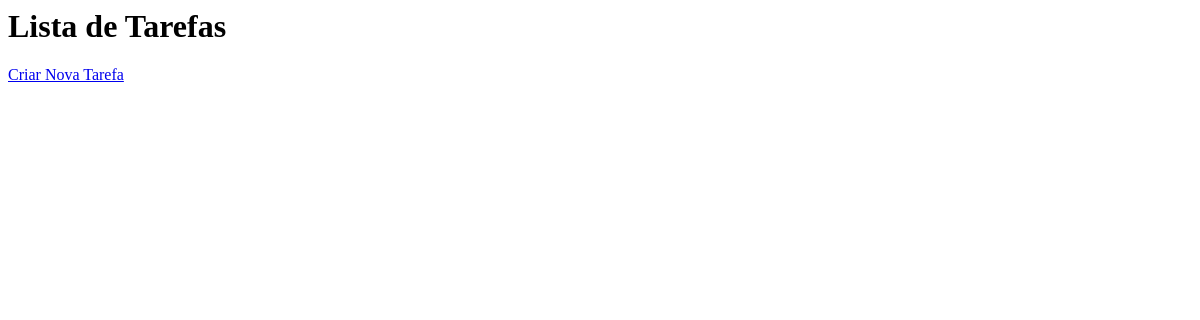
The app's page /, older data.
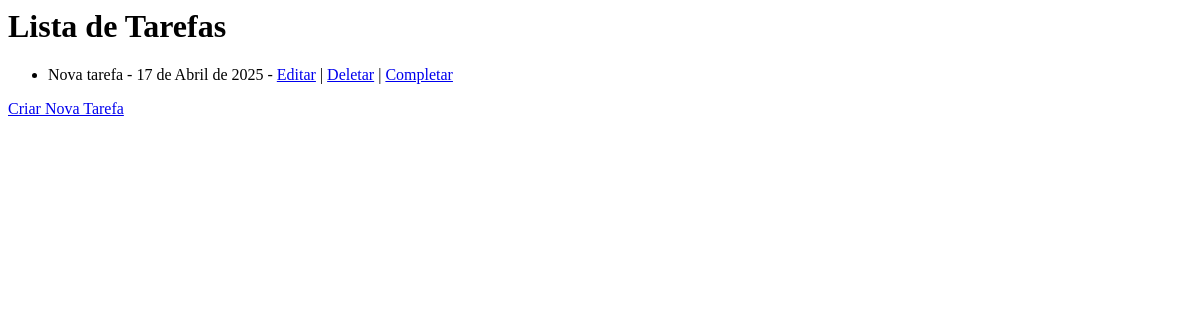
The same page, newer data.
### todos/models.py (models this page shows)
class Todo(models.Model):
	title = models.CharField(max_length=100, null=False, blank=False)
	created_at =models.DateField(auto_now_add=True,null=False,blank=False)
	deadline = models.DateField(null=False, blank=False)
	finished_at = models.DateField(null=True)

### todos/views.py (the view)
# urls.py: path('', TodoListView.as_view(), name='todo_list'),
class TodoListView(ListView):
    model = Todo

### todos/templates/todos/todo_list.html
<h1>Lista de Tarefas</h1>
    <ul>
        {% for todo in todo_list %}
    <li>{{ todo.title }} - {{ todo.deadline }} - <a href="{% url 'todo_update' todo.pk %}">Editar</a> | <a href="{% url 'todo_delete' todo.pk %}">Deletar</a> | <a href="{% url 'todo_complete' todo.pk %}">Completar</a></li>
        {% endfor %}
    </ul>
<a href="{% url 'todo_create' %}">Criar Nova Tarefa</a>

Row changes from the older to the newer data that the page shows:
added Todo: title "Nova tarefa", deadline "17 de Abril de 2025"
